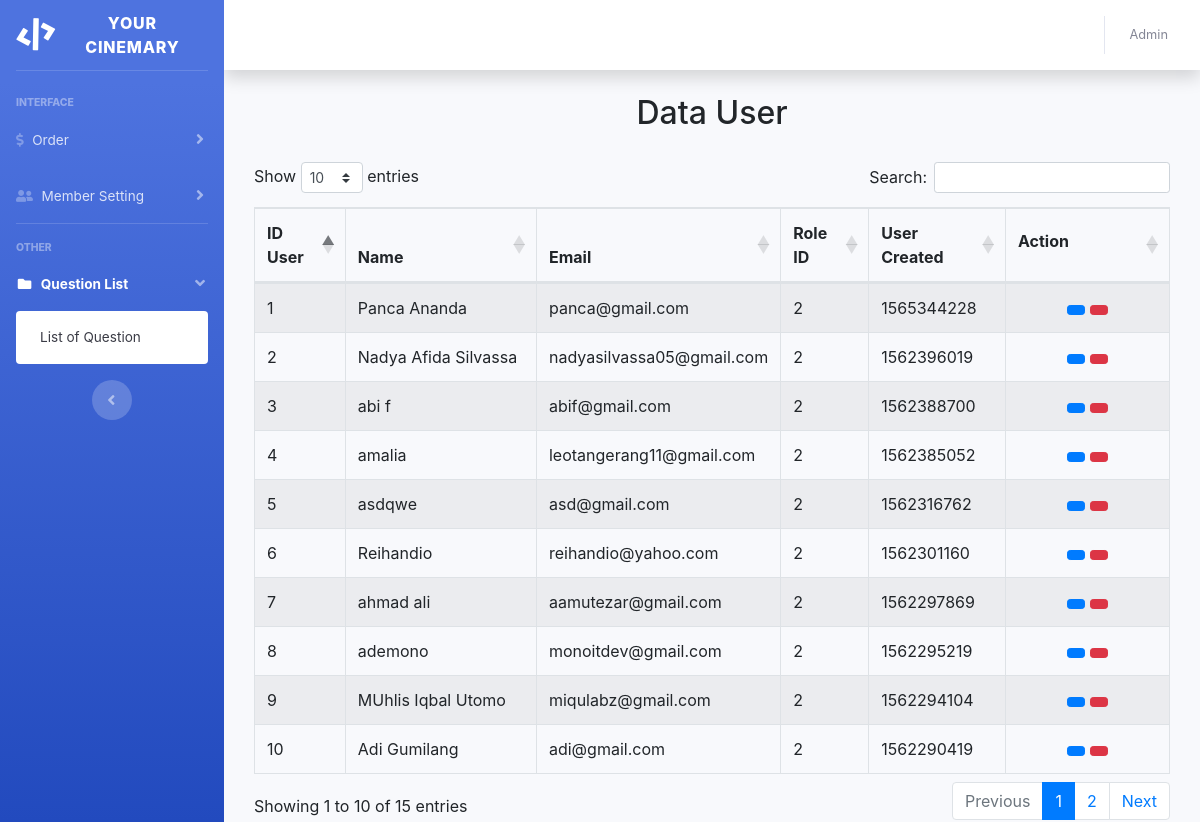
Screenshot of /index.php/usertmpl with the database file from the repository.
### tables this page shows
CREATE TABLE `user` (
  `id_user` int(11) NOT NULL,
  `nicknamedb` varchar(12) NOT NULL,
  `fullnamedb` varchar(128) NOT NULL,
  `emaildb` varchar(128) NOT NULL,
  `passworddb` varchar(256) NOT NULL,
  `role_id` int(1) NOT NULL,
  `user_created` int(11) NOT NULL
);

### application/controllers/Usertmpl.php (called while the page is built, shortened)
<?php
class Usertmpl extends CI_Controller {
    public function __construct()
    {
        $this->load->model('m_usertmpl');
    }
    public function index()
    {
        $data = array(
            'title' => 'Data User',
            'data_user' => $this->m_usertmpl->get_all_user()
        );
        $this->load->view('template/headeradmin',$data);
        $this->load->view('template/sidebar',$data);
        $this->load->view('template/topbar',$data);
        $this->load->view('usertmpl',$data);
    }
}

### index.php (called while the page is built, shortened)
<?php
require_once BASEPATH.'core/CodeIgniter.php';

### application/models/m_usertmpl.php (called while the page is built, shortened)
<?php
class M_Usertmpl extends CI_Model {
    public function get_all_user(){
        $query = $this->db->order_by('id_user','DESC')->get('user');
    return $query->result();
    }
}

### application/views/usertmpl.php (the view, shortened to what this page needs)
<!DOCTYPE html>
<html>
<head>
    <link rel="stylesheet" type="text/css" href="https://stackpath.bootstrapcdn.com/bootstrap/4.3.1/css/bootstrap.min.css">
    <link rel="stylesheet" type="text/css" href="https://cdn.datatables.net/1.10.18/css/dataTables.bootstrap4.min.css">
</head>
<body>
<div class="container" style="margin-top: 20px">
    <div class="col-md-12">
        <h2 style="text-align: center;margin-bottom: 30px"> Data User</h2>
        <table id="table_id" class="table table-striped table-bordered" cellspacing="0" width="100%">
            <thead>
                <tr>
                    <th> ID User </th>
                    <th> Name </th>
                    <th> Email </th>
                    <th> Role ID </th>
                    <th> User Created </th>
                    <th style="width: 125px;"><p>Action</p></th>
                </tr>
            </thead>
            <tbody>
                <?php
                $no = 1;
                foreach ($data_user as $user) {
                ?>
                <tr>
                    <td><?php echo $no++;?></td>
                    <td><?php echo $user->fullnamedb; ?></td>
                    <td><?php echo $user->emaildb; ?></td>
                    <td><?php echo $user->role_id; ?></td>
                    <td><?php echo $user->user_created; ?></td>
                    <td style="text-align: center;">
                        <button class="btn btn-sm btn-primary" onclick="edit_book(<?php echo $user->id_user; ?>)"><i class="glyphicon glyphcion-pencil"></i></button>
                        <button class="btn btn-sm btn-danger" onclick="delete_book(<?php echo $user->id_user; ?>)"><i class="glyphicon glyphcion-pencil"></i></button>
                    </td>
                </tr>
                <?php } ?>
            </tbody>
        </table>
    </div>
</div>
 </body>
 </html>

### rows the page displays
user: fullnamedb "Panca Ananda", emaildb "panca@gmail.com", role "2", user_created "1565344228"
user: fullnamedb "Nadya Afida Silvassa", emaildb "nadyasilvassa05@gmail.com", role "2", user_created "1562396019"
user: fullnamedb "abi f", emaildb "abif@gmail.com", role "2", user_created "1562388700"
user: fullnamedb "amalia", emaildb "leotangerang11@gmail.com", role "2", user_created "1562385052"
user: fullnamedb "asdqwe", emaildb "asd@gmail.com", role "2", user_created "1562316762"
user: fullnamedb "Reihandio", emaildb "reihandio@yahoo.com", role "2", user_created "1562301160"
user: fullnamedb "ahmad ali", emaildb "aamutezar@gmail.com", role "2", user_created "1562297869"
user: fullnamedb "ademono", emaildb "monoitdev@gmail.com", role "2", user_created "1562295219"
user: fullnamedb "MUhlis Iqbal Utomo", emaildb "miqulabz@gmail.com", role "2", user_created "1562294104"
user: fullnamedb "Adi Gumilang", emaildb "adi@gmail.com", role "2", user_created "1562290419"
